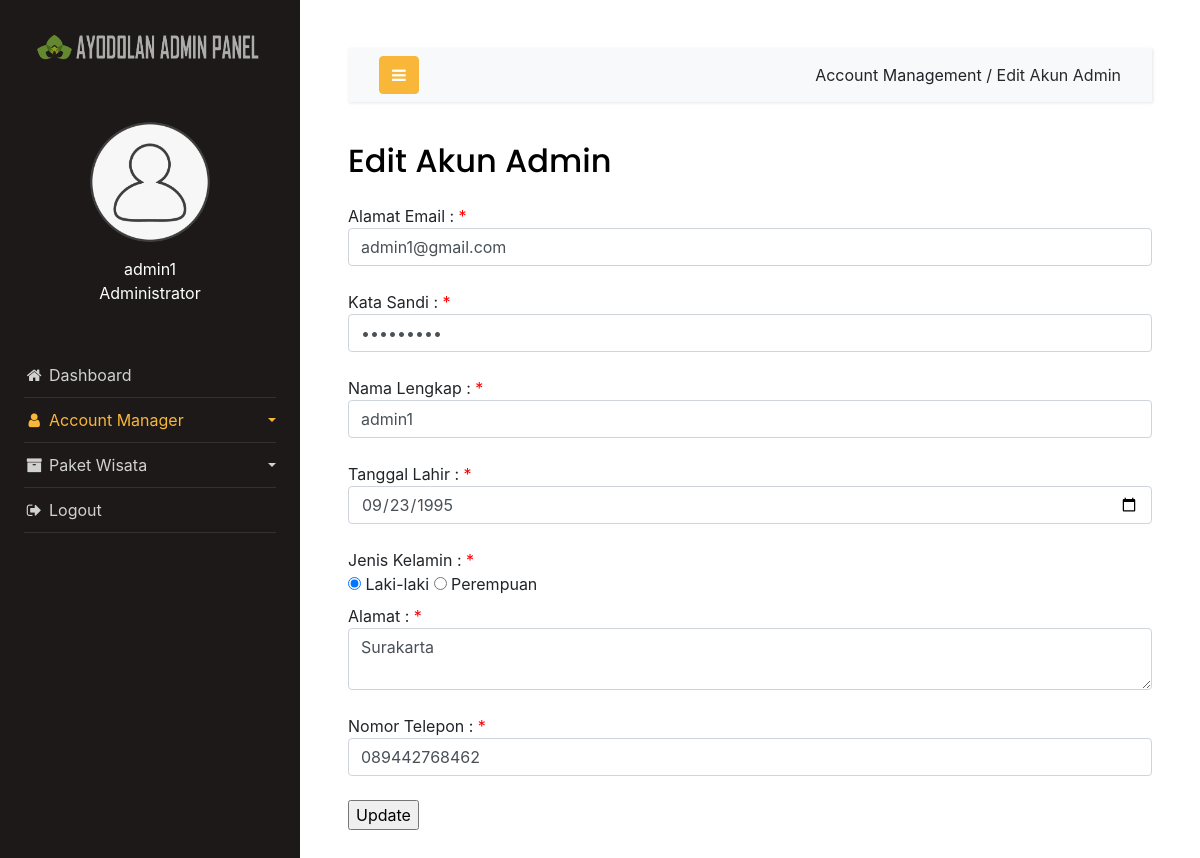
The app's page /edit-admin.php?target=admin1@gmail.com with its own data.
### tables this page shows
CREATE TABLE `pendaftaran_admin` (
  `email_admin` varchar(50) NOT NULL,
  `nama_admin` varchar(30) NOT NULL,
  `tglLahir_admin` date NOT NULL,
  `kelamin_admin` varchar(9) NOT NULL,
  `alamat_admin` text NOT NULL,
  `telp_admin` varchar(14) NOT NULL,
  `kewarganegaraan_admin` varchar(15) NOT NULL,
  `kataSandi_admin` varchar(15) NOT NULL
);

### edit-admin.php (the view, shortened to what this page needs)
<!doctype html>
<html lang="en">
  <head>
		<link rel="stylesheet" href="https://stackpath.bootstrapcdn.com/font-awesome/4.7.0/css/font-awesome.min.css">
    <link rel="stylesheet" href="css/style.css">
    <link rel="stylesheet" href="https://cdn.jsdelivr.net/npm/bootstrap@4.5.3/dist/css/bootstrap.min.css">
  </head>
  <body>
		<div class="wrapper d-flex align-items-stretch">
			<nav id="sidebar">
        <div class="logo-brand" style="text-align: center; padding-top: 20px;">
            <a href="sebelumnya.php"><img src="images/branding-logo.png" alt="Logo" style="opacity: .8; width: 85%;"></a>
        </div>
				<div class="p-4 pt-5">
          <div class="user">
            <a href="" class="img logo rounded-circle mb-5" style="background-image: url(images/user-2-icon.png); margin-bottom: 0px !important;"></a>
          </div>
          <div class="user" style="padding-top: 15px;">
            <p align="center">
              admin1<br>
              Administrator
            </p>
          </div>
	        <ul class="list-unstyled components mb-5" style="margin-top: 3rem !important;">
	          <li>
	            <a href="sebelumnya.php"><i class="fa fa-fw fa-home"></i> Dashboard</a>
	          </li>
	          <li class="active">
              <a href="#pageSubmenu" data-toggle="collapse" aria-expanded="false" class="dropdown-toggle">
                <i class="fa fa-fw fa-user"></i> Account Manager
              </a>
	          </li>
	          <li>
              <a href="#homeSubmenu" data-toggle="collapse" aria-expanded="false" class="dropdown-toggle">
                <i class="fa fa-fw fa-archive"></i> Paket Wisata
              </a>
	          </li>
	          <li>
              <a href="#"><i class="fa fa-fw fa-sign-out"></i> Logout</a>
	          </li>
	        </ul>
	      </div>
    	</nav>
      <div id="content" class="p-4 p-md-5">
        <nav class="navbar navbar-expand-lg navbar-light bg-light">
          <div class="container-fluid">
            <button type="button" id="sidebarCollapse" class="btn btn-primary">
              <i class="fa fa-bars"></i>
            </button>
            <div class="collapse navbar-collapse" id="navbarSupportedContent">
              <ul class="nav navbar-nav ml-auto">
              <li class="nav-item active">
                  <a>Account Management / </a>
                  <a style="color: #292929;">Edit Akun Admin</a>
                </li>
              </ul>
            </div>
          </div>
        </nav>
        <h2 class="mb-4">Edit Akun Admin</h2>
        <?php
        require('config.php');
        $target = $_GET['target'];
        $sql = "SELECT * FROM pendaftaran_admin where email_admin = '$target'";
        $result = mysqli_query($conn, $sql);
        $row = mysqli_fetch_array($result);
    ?>
    <form action="update-admin.php" method="POST">
        Alamat Email :
        <span class="error">*</span>
        <input type="text" name="email" class="form-control" placeholder="Alamat Email Anda" value="<?php echo $row['email_admin'];?>">
        <br>
        Kata Sandi :
        <span class="error">*</span>
        <input type="password" name="katasandi" class="form-control" placeholder="Kata Sandi Anda" value="<?php echo $row['kataSandi_admin'];?>">
        <br>
        Nama Lengkap  :
        <span class="error">*</span>
        <input type="text" name="nama" class="form-control" placeholder="Nama Lengkap Anda" value="<?php echo $row['nama_admin'];?>">
        <br>
        Tanggal Lahir   :
        <span class="error">*</span>
        <input type="date" name="tanggallahir" class="form-control" placeholder="Tanggal Lahir Anda" value="<?php echo $row['tglLahir_admin'];?>">
        <br>
        Jenis Kelamin   :
        <span class="error">*</span>
        <br>
        <input type="radio" name="jeniskelamin" value="Laki-laki" <?php if($row['kelamin_admin']=="Laki-laki") { echo 'checked';}?>>
        <label for="lk">Laki-laki</label>
        <input type="radio" name="jeniskelamin" value="Perempuan" <?php if($row['kelamin_admin']=="Perempuan") { echo 'checked';}?>>
        <label for="pr">Perempuan</label>
        <br>
        Alamat :
        <span class="error">*</span>
        <textarea name="alamat" class="form-control" placeholder="Alamat Anda"><?php echo $row['alamat_admin'];?></textarea>
        <br>
        Nomor Telepon :
        <span class="error">*</span>
        <input type="text" name="nohp" class="form-control" placeholder="Nomor Telepon Anda" value="<?php echo $row['telp_admin'];?>">
        <br>
        <input type='submit' value='Update'>
        </form>
      </div>
		</div>
  </body>
</html>

### edit-admin.php (style rules this page uses)
.error { color:red; }

### records on screen
pendaftaran_admin: email "admin1@gmail.com", nama "admin1", tanggallahir "09/23/1995", kelamin_admin "☑", alamat "Surakarta", nohp "089442768462"
